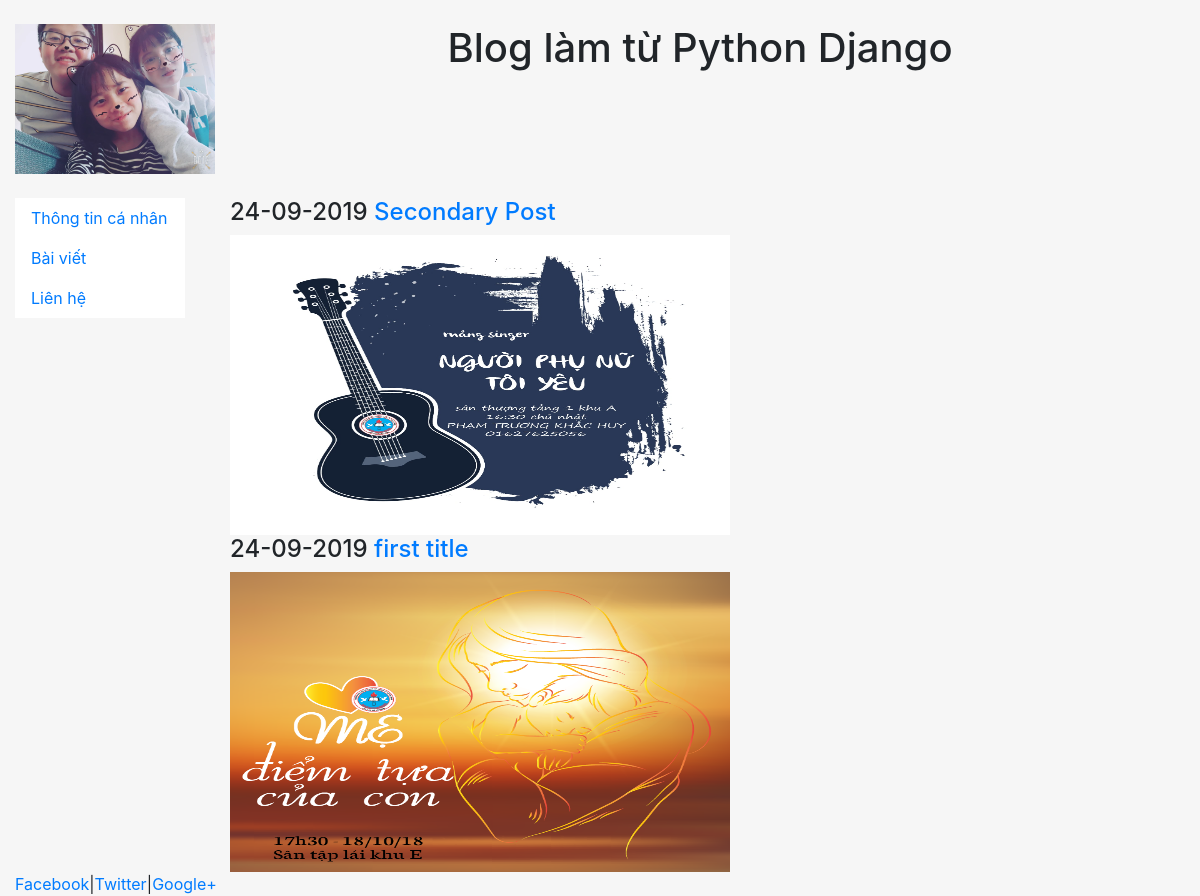
Screenshot of /blog/ with the database file from the repository.
### blog/models.py (models this page shows, shortened)
class Post(models.Model):
    title = models.CharField(max_length=100)
    body = models.TextField()
    date = models.DateTimeField(auto_now_add=True)
    image = models.ImageField(null=True)

### blog/views.py (the view)
# urls.py: path('', views.PostListView, name='blog'),
def PostListView(request):
    Data = {'Posts': Post.objects.all().order_by("-date")}
    return render(request, 'blog/blog.html', Data)

### blog/templates/blog/blog.html (shortened to what this page needs)
{% extends "pages/base.html" %}
{% block content %}
{% for post in Posts %}
    <h4>{{post.date|date:"d-m-Y"}}<a href="{% url 'post_detail' post.id %}"> {{post.title}}</a></h4>
    <img src="{{post.image.url}}" width="500px" height="300px">
{% endfor %}
<br/>
{% endblock content %}

### home/templates/pages/base.html (style rules this page uses)
html, body { height: 100%; background-color: #f6f6f6 }

### rows the page displays
Post: date "24-09-2019", title "Secondary Post", image (picture)
Post: date "24-09-2019", title "first title", image (picture)
